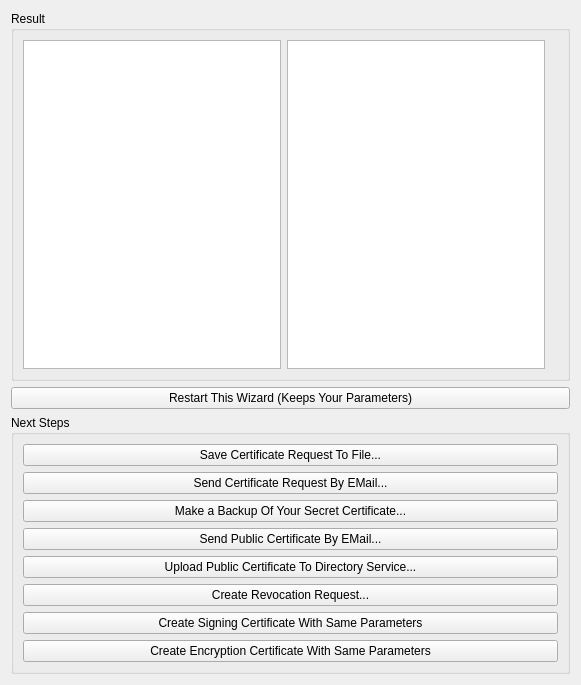
<ui version="4.0" >
 <class>Kleo::NewCertificateUi::ResultPage</class>
 <widget class="QWizardPage" name="Kleo::NewCertificateUi::ResultPage" >
  <property name="geometry" >
   <rect>
    <x>0</x>
    <y>0</y>
    <width>581</width>
    <height>685</height>
   </rect>
  </property>
  <layout class="QVBoxLayout" name="verticalLayout" >
   <item>
    <widget class="QGroupBox" name="resultGB" >
     <property name="title" >
      <string>Result</string>
     </property>
     <layout class="QHBoxLayout" name="horizontalLayout_2" >
      <item>
       <widget class="QTextBrowser" name="resultTB" />
      </item>
      <item>
       <widget class="QTextBrowser" name="errorTB" />
      </item>
      <item>
       <widget class="Kleo::DragQueen" name="dragQueen" >
        <property name="toolTip" >
         <string>Drag this icon to your mail application's composer to attach the request to a mail.</string>
        </property>
        <property name="alignment" >
         <set>Qt::AlignCenter</set>
        </property>
       </widget>
      </item>
     </layout>
    </widget>
   </item>
   <item>
    <widget class="QPushButton" name="restartWizardPB" >
     <property name="text" >
      <string>Restart This Wizard (Keeps Your Parameters)</string>
     </property>
    </widget>
   </item>
   <item>
    <widget class="QGroupBox" name="nextStepsGB" >
     <property name="title" >
      <string>Next Steps</string>
     </property>
     <layout class="QVBoxLayout" name="verticalLayout_2" >
      <item>
       <widget class="QPushButton" name="saveRequestToFilePB" >
        <property name="text" >
         <string>Save Certificate Request To File...</string>
        </property>
       </widget>
      </item>
      <item>
       <widget class="QPushButton" name="sendRequestByEMailPB" >
        <property name="text" >
         <string>Send Certificate Request By EMail...</string>
        </property>
       </widget>
      </item>
      <item>
       <widget class="QPushButton" name="makeBackupPB" >
        <property name="text" >
         <string>Make a Backup Of Your Secret Certificate...</string>
        </property>
       </widget>
      </item>
      <item>
       <widget class="QPushButton" name="sendCertificateByEMailPB" >
        <property name="text" >
         <string>Send Public Certificate By EMail...</string>
        </property>
       </widget>
      </item>
      <item>
       <widget class="QPushButton" name="uploadToKeyserverPB" >
        <property name="text" >
         <string>Upload Public Certificate To Directory Service...</string>
        </property>
       </widget>
      </item>
      <item>
       <widget class="QPushButton" name="createRevocationRequestPB" >
        <property name="text" >
         <string>Create Revocation Request...</string>
        </property>
       </widget>
      </item>
      <item>
       <widget class="QPushButton" name="createSigningCertificatePB" >
        <property name="text" >
         <string>Create Signing Certificate With Same Parameters</string>
        </property>
       </widget>
      </item>
      <item>
       <widget class="QPushButton" name="createEncryptionCertificatePB" >
        <property name="text" >
         <string>Create Encryption Certificate With Same Parameters</string>
        </property>
       </widget>
      </item>
     </layout>
    </widget>
   </item>
  </layout>
 </widget>
 <customwidgets>
  <customwidget>
   <class>Kleo::DragQueen</class>
   <extends>QLabel</extends>
   <header>utils/dragqueen.h</header>
  </customwidget>
 </customwidgets>
 <resources/>
 <connections>
  <connection>
   <sender>saveRequestToFilePB</sender>
   <signal>clicked()</signal>
   <receiver>Kleo::NewCertificateUi::ResultPage</receiver>
   <slot>slotSaveRequestToFile()</slot>
   <hints>
    <hint type="sourcelabel" >
     <x>34</x>
     <y>268</y>
    </hint>
    <hint type="destinationlabel" >
     <x>2</x>
     <y>348</y>
    </hint>
   </hints>
  </connection>
  <connection>
   <sender>sendRequestByEMailPB</sender>
   <signal>clicked()</signal>
   <receiver>Kleo::NewCertificateUi::ResultPage</receiver>
   <slot>slotSendRequestByEMail()</slot>
   <hints>
    <hint type="sourcelabel" >
     <x>32</x>
     <y>304</y>
    </hint>
    <hint type="destinationlabel" >
     <x>6</x>
     <y>390</y>
    </hint>
   </hints>
  </connection>
  <connection>
   <sender>sendCertificateByEMailPB</sender>
   <signal>clicked()</signal>
   <receiver>Kleo::NewCertificateUi::ResultPage</receiver>
   <slot>slotSendCertificateByEMail()</slot>
   <hints>
    <hint type="sourcelabel" >
     <x>48</x>
     <y>406</y>
    </hint>
    <hint type="destinationlabel" >
     <x>4</x>
     <y>438</y>
    </hint>
   </hints>
  </connection>
  <connection>
   <sender>uploadToKeyserverPB</sender>
   <signal>clicked()</signal>
   <receiver>Kleo::NewCertificateUi::ResultPage</receiver>
   <slot>slotUploadCertificateToDirectoryServer()</slot>
   <hints>
    <hint type="sourcelabel" >
     <x>50</x>
     <y>449</y>
    </hint>
    <hint type="destinationlabel" >
     <x>2</x>
     <y>478</y>
    </hint>
   </hints>
  </connection>
  <connection>
   <sender>makeBackupPB</sender>
   <signal>clicked()</signal>
   <receiver>Kleo::NewCertificateUi::ResultPage</receiver>
   <slot>slotBackupCertificate()</slot>
   <hints>
    <hint type="sourcelabel" >
     <x>52</x>
     <y>363</y>
    </hint>
    <hint type="destinationlabel" >
     <x>4</x>
     <y>518</y>
    </hint>
   </hints>
  </connection>
  <connection>
   <sender>createRevocationRequestPB</sender>
   <signal>clicked()</signal>
   <receiver>Kleo::NewCertificateUi::ResultPage</receiver>
   <slot>slotCreateRevocationRequest()</slot>
   <hints>
    <hint type="sourcelabel" >
     <x>32</x>
     <y>472</y>
    </hint>
    <hint type="destinationlabel" >
     <x>2</x>
     <y>560</y>
    </hint>
   </hints>
  </connection>
  <connection>
   <sender>createSigningCertificatePB</sender>
   <signal>clicked()</signal>
   <receiver>Kleo::NewCertificateUi::ResultPage</receiver>
   <slot>slotCreateSigningCertificate()</slot>
   <hints>
    <hint type="sourcelabel" >
     <x>33</x>
     <y>528</y>
    </hint>
    <hint type="destinationlabel" >
     <x>7</x>
     <y>510</y>
    </hint>
   </hints>
  </connection>
  <connection>
   <sender>createEncryptionCertificatePB</sender>
   <signal>clicked()</signal>
   <receiver>Kleo::NewCertificateUi::ResultPage</receiver>
   <slot>slotCreateEncryptionCertificate()</slot>
   <hints>
    <hint type="sourcelabel" >
     <x>37</x>
     <y>560</y>
    </hint>
    <hint type="destinationlabel" >
     <x>5</x>
     <y>556</y>
    </hint>
   </hints>
  </connection>
 </connections>
 <slots>
  <slot>slotSaveRequestToFile()</slot>
  <slot>slotSendRequestByEMail()</slot>
  <slot>slotSendCertificateByEMail()</slot>
  <slot>slotUploadCertificateToDirectoryServer()</slot>
  <slot>slotBackupCertificate()</slot>
  <slot>slotCreateRevocationRequest()</slot>
  <slot>slotCreateEncryptionCertificate()</slot>
  <slot>slotCreateSigningCertificate()</slot>
 </slots>
</ui>
